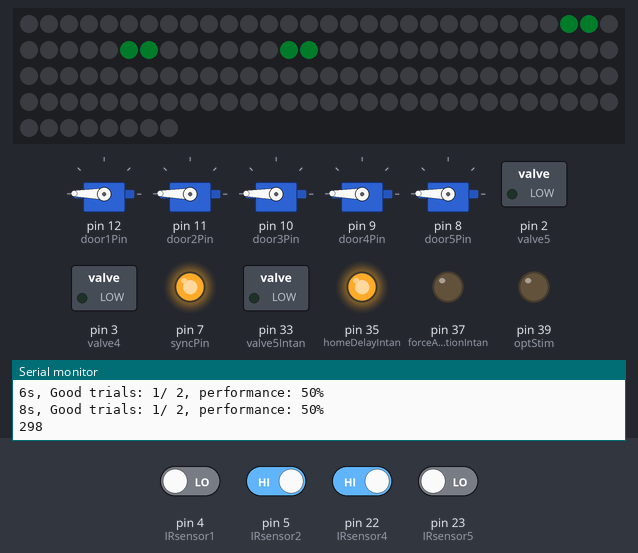
This sketch was run on a simulated Arduino Mega 2560, built with avr-gcc and run on an emulated ATmega2560. On the bench: 5 × servo, 128 RGB LEDs in strip order, left to right, continuing on the next row, switched loads named in the sketch (green lamp = pin HIGH), output pins drawn as LEDs (lit = HIGH), the last lines printed to the serial monitor. Inputs (shaded band) come from the test bench; at power-on: pin 5 (IRsensor2), pin 22 (IRsensor4) HIGH, pin 4 (IRsensor1), pin 23 (IRsensor5) LOW. Dim RGB values are drawn brighter than linear; random numbers use the default seed unless the sketch sets one; pins used as bus, display or sensor lines are not drawn.

Above: at 10.9 s.
11.0 s: pin 22 (IRsensor4) driven LOW
At 17.4 s:
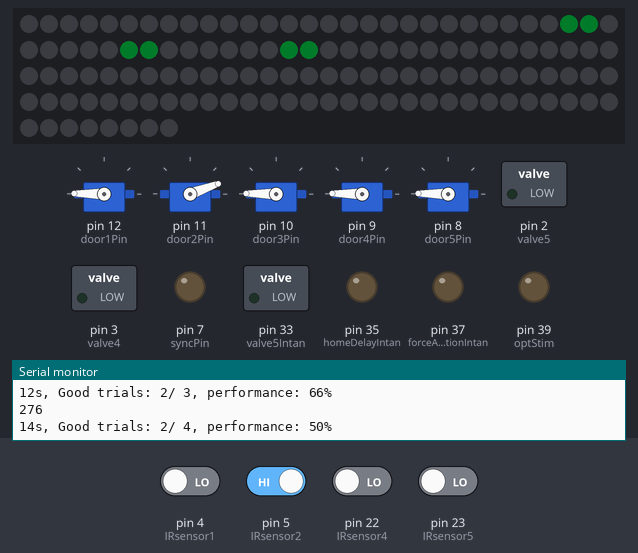
21.5 s: pin 5 (IRsensor2) driven LOW
At 24.7 s:
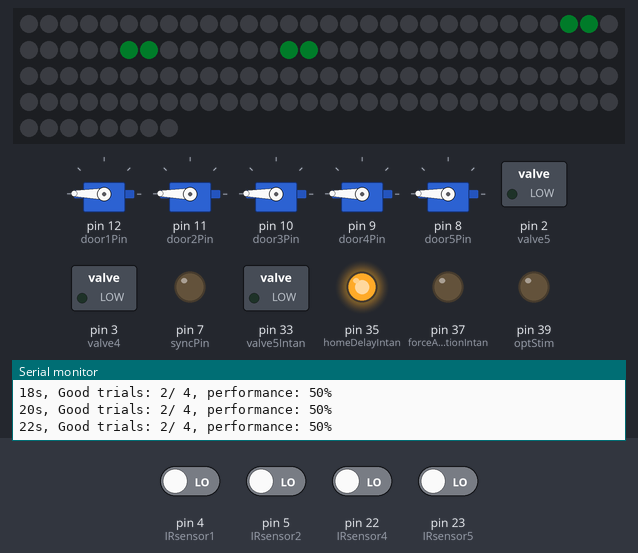
28.0 s: pin 22 (IRsensor4) driven HIGH
At 34.7 s:
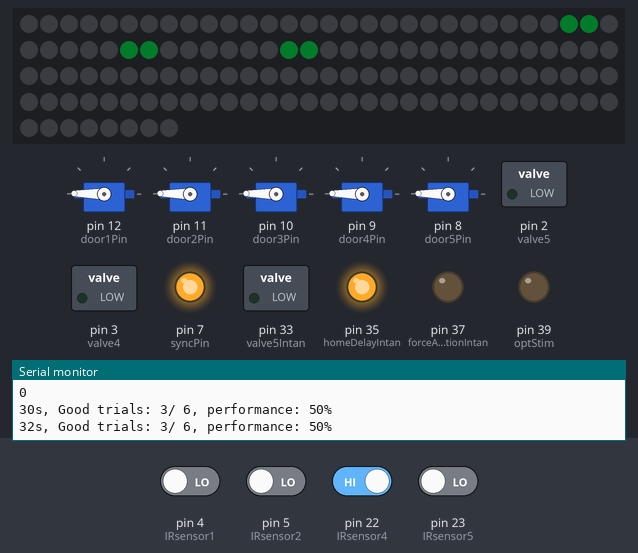
38.0 s: pin 4 (IRsensor1) driven HIGH
At 42.7 s:
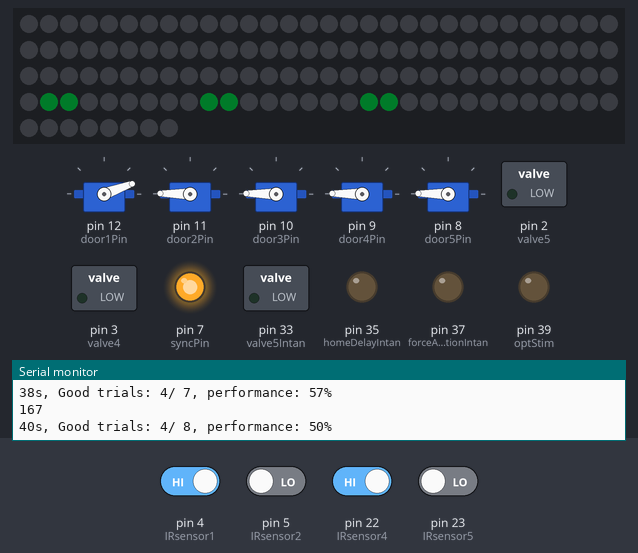
48.9 s: pin 4 (IRsensor1) driven LOW
At 50.5 s:
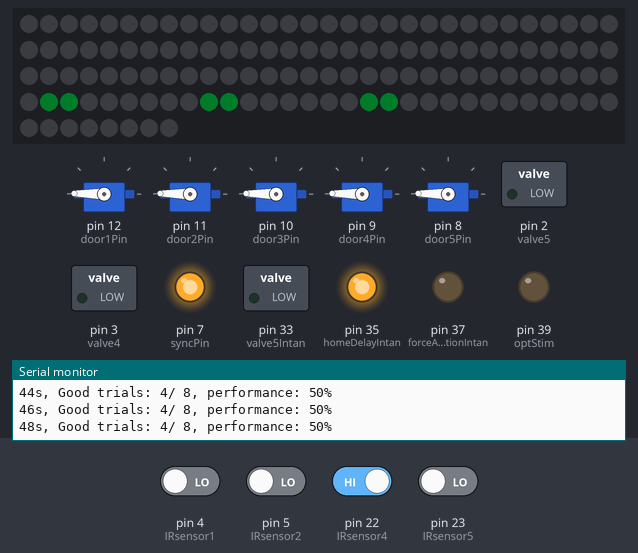
55.5 s: pin 23 (IRsensor5) driven HIGH
Timing chart, 0 to 67.4 s (numbered marks = the images above; inputs shaded):
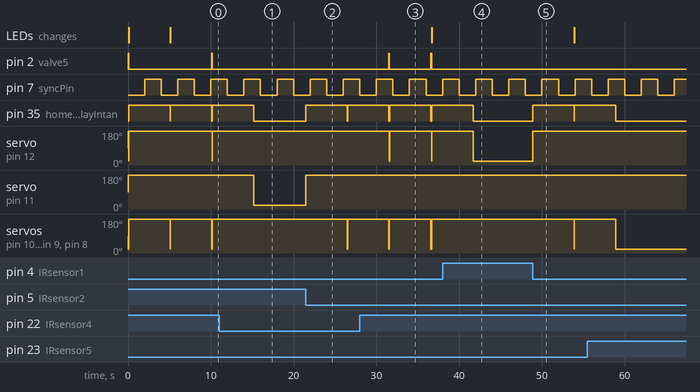

Measured:
- after the input at 11.0 s, servo on pin 11 (door2Pin): 179° → 20° after 4.2 s
- after the input at 21.5 s, pin 35 (homeDelayIntan): LOW → HIGH at once, → LOW 5.0 s later, → HIGH 0.01 s later; servo on pin 11 (door2Pin): 20° → 179° at once; servo on pin 10 (door3Pin), servo on pin 9 (door4Pin), servo on pin 8 (door5Pin): 179° → 20° after 5.0 s, → 179° 0.01 s later
- after the input at 28.0 s, pin 2 (valve5): alternates HIGH for 0.07 s and LOW for 5.0 s, starting after 3.5 s; servo on pin 12 (door1Pin): alternates 179° for 5.1 s and 20° for 0.01 s, starting after 3.6 s
- after the input at 38.0 s, servo on pin 12 (door1Pin): 179° → 20° after 3.7 s
- after the input at 48.9 s, pin 35 (homeDelayIntan): LOW → HIGH at once, → LOW 5.0 s later, → HIGH 0.01 s later; servo on pin 12 (door1Pin): 20° → 179° at once; servo on pin 10 (door3Pin), servo on pin 9 (door4Pin), servo on pin 8 (door5Pin): 179° → 20° after 5.0 s, → 179° 0.01 s later
- by itself, pin 2 (valve5): alternates HIGH for 0.07 s and LOW for 10.0 s
- by itself, pin 7 (syncPin): alternates HIGH for 2.0 s and LOW for 2.0 s
- by itself, servo on pin 10 (door3Pin), servo on pin 9 (door4Pin), servo on pin 8 (door5Pin): alternates 179° for 10.0 s and 20° for 0.07 s

The sketch:

Maze_Opto_CueSide_old.ino
```cpp
#include <Adafruit_NeoPixel.h>
#include <MsTimer2.h> // // Extrict control time library
#include <Servo.h>
Servo myServo;

// USER VARIABLES
int caudalR = 70; // time solenoid is open, in ms
int caudalL = 70; // time solenoid is open, in ms
int homeDelay = 5000; // minium 100ms, to be sure that is recorded!!!!
int optArm = 0; // 1 - optogenetics on right arm,
                // 2 - on left arm,
                // 3 - side arms
                // 4 - central arm
                // 5 - delay
                // 0 - No stimulation
int blocksSize = 0;// Blocks with forceAlternation

// IO P
const int syncPin = 7; // For Intan/ Camera sync
const int valve4 = 3; // For left solenoid
const int valve5 = 2; // For left solenoid

const int IRsensor1 = 4; // IR sensor 1
const int door1Pin = 12; // Servo motor 1

const int IRsensor2 = 5; // IR sensor 2
const int door2Pin = 11; // Servo motor 2

const int door3Pin = 10; // Servo motor 3

const int IRsensor4 = 22; // IR sensor 4
const int door4Pin = 9; // Servo motor 4

const int IRsensor5 = 23; // IR sensor 5
const int door5Pin = 8; // Servo motor 5

const int valve4Intan = 31; // output for intan 2
const int valve5Intan = 33; // output for intan pin 3
const int homeDelayIntan = 35; // intan pin 4
const int forceAlternationIntan = 37; // intan pin 5
const int cueSide = 30; // intan pin 6

const int optStim = 39; //intan pin 6

boolean syncState = 0; // Sync state
boolean valveLeftState = 0; // Valve left on/off
const int openDoor = 20; // Parameters for servo doors
const int closeDoor = 179;
boolean firstTrial = true;

// LED matrix parameters
#define PIN 52    // in pin
#define ROW_16

// MASK DEFINITION
#define ROW_SIZE 16
byte maskLeft[][ROW_SIZE] = {
  {0,0,0,0,0,0,0,0,
   0,0,0,0,0,0,0,0},
  {0,0,0,0,0,0,0,0,
   0,0,0,1,1,0,0,0},
  {0,0,0,1,1,0,0,0,
   0,0,0,1,1,0,0,0},
  {0,0,0,0,0,0,0,0,
   0,0,0,0,0,0,0,0},

  {0,0,0,0,0,0,0,0,
   0,0,0,0,0,0,0,0},
  {0,0,0,0,0,0,0,0,
   0,0,0,0,0,0,0,0},
  {0,0,0,0,0,0,0,0,
   0,0,0,0,0,0,0,0},
  {0,0,0,0,0,0,0,0,
   0,0,0,0,0,0,0,0}
  };
 int colorMaskLeft[3]={50, 200, 100};

 byte maskRight[][ROW_SIZE] = {
  {0,0,0,0,0,0,0,0,
   0,0,0,0,0,0,0,0},
  {0,0,0,0,0,0,0,0,
   0,0,0,0,0,0,0,0},
  {0,0,0,0,0,0,0,0,
   0,0,0,0,0,0,0,0},
  {0,0,0,0,0,0,0,0,
   0,0,0,0,0,0,0,0},

   {0,0,0,0,0,0,0,0,
   0,0,0,0,0,0,0,0},
  {0,0,0,0,0,0,0,0,
   0,0,0,1,1,0,0,0},
  {0,0,0,1,1,0,0,0,
   0,0,0,1,1,0,0,0},
  {0,0,0,0,0,0,0,0,
   0,0,0,0,0,0,0,0}};

 int colorMaskRight[3]={50, 200, 100};

 byte empty[][ROW_SIZE] = {
  {0,0,0,0,0,0,0,0,
   0,0,0,0,0,0,0,0},
  {0,0,0,0,0,0,0,0,
   0,0,0,0,0,0,0,0},
  {0,0,0,0,0,0,0,0,
   0,0,0,0,0,0,0,0},
  {0,0,0,0,0,0,0,0,
   0,0,0,0,0,0,0,0},

  {0,0,0,0,0,0,0,0,
   0,0,0,0,0,0,0,0},
  {0,0,0,0,0,0,0,0,
   0,0,0,0,0,0,0,0},
  {0,0,0,0,0,0,0,0,
   0,0,0,0,0,0,0,0},
  {0,0,0,0,0,0,0,0,
   0,0,0,0,0,0,0,0}
  };

Adafruit_NeoPixel matrix = Adafruit_NeoPixel(128, PIN, NEO_GRB + NEO_KHZ800);
long cueSideNumber; // 0 is left, 1 is right

// state variables
int sideTrial;

const boolean aMouse = LOW;
const boolean noMouse = HIGH;
boolean forceAlternation = false; // not a parameter in cue version

int state = -1; // 0  is starting a new trial

long int timeCounter = 0;
int rTrial = 0;
int lTrial = 0;
int goodTrial = 0;
int blocksCount = 0;
boolean stimTrial = false;

Servo servo1;
Servo servo2;
Servo servo3;
Servo servo4;
Servo servo5;

void setup() {
  // OUTPUTS
  pinMode(syncPin, OUTPUT);
  pinMode(valve4, OUTPUT);
  pinMode(valve5, OUTPUT);
  pinMode(valve4Intan, OUTPUT); digitalWrite(valve4Intan, LOW);
  pinMode(valve5Intan, OUTPUT); digitalWrite(valve5Intan, LOW);
  pinMode(homeDelayIntan, OUTPUT); digitalWrite(homeDelayIntan, LOW);
  pinMode(forceAlternationIntan, OUTPUT);
  pinMode(optStim, OUTPUT); digitalWrite(optStim, LOW);

  servo1.attach(door1Pin);
  servo2.attach(door2Pin);
  servo3.attach(door3Pin);
  servo4.attach(door4Pin);
  servo5.attach(door5Pin);

  // INPUTS
  pinMode(IRsensor1,INPUT); //IR1 input
  pinMode(IRsensor2,INPUT); //IR2 input
  pinMode(IRsensor4,INPUT); //IR2 input
  pinMode(IRsensor5,INPUT); //IR2 input

  Serial.begin(9600); //Start serial communication boud rate at 9600
  Serial.flush();

  // MsTimer setup, running every 1000 ms
  MsTimer2::set(2000,flash); // run flash every 1000 ms
  MsTimer2::start(); //enable the interrupt

  // LED matrix
  matrix.begin();
  matrix.show(); // Initialize all pixels to 'off'

  randomSeed(analogRead(15));
  // Initial cue
 sideTrial = changeCue();
}

void loop() {
  if (state == 0)  {// if newTrial 0, 1 or 2, check sensors
    if(digitalRead(IRsensor4) == aMouse){ // ANIMAL GO RIGHT
      digitalWrite(valve4Intan, HIGH); delay(1) ;digitalWrite(valve4Intan, LOW);
      if (sideTrial == true) {// if right cue is present
         digitalWrite(valve4, HIGH); delay(caudalR); digitalWrite(valve4, LOW);
         goodTrial = goodTrial + 1;
      }
      if (optArm == 1 || optArm ==3) {// Start stim on the right arm
        digitalWrite(optStim, stimTrial);
        } else {digitalWrite(optStim, LOW);}
      rTrial = rTrial + 1;
      // CLOSE LEFT AND STEAM, AND DOOR 1
      servo1.write(closeDoor);
      servo3.write(closeDoor);
      servo4.write(closeDoor);
      servo5.write(closeDoor);
      // OPEN 2 AND LEFT
      servo2.write(openDoor);
      //servo5.write(openDoor);
      sideTrial = changeCue();
      state = 1; // right!!
      }
    else if (digitalRead(IRsensor5) == aMouse) { // ANIMAL GO LEFT
      digitalWrite(valve5Intan, HIGH); delay(1) ;digitalWrite(valve5Intan, LOW);
      if (sideTrial == false) {// if left cue is present
        digitalWrite(valve5, HIGH); delay(caudalL); digitalWrite(valve5, LOW);
        goodTrial = goodTrial + 1;
      }
      if (optArm == 2 || optArm == 3){// Start stim on the left arm
        digitalWrite(optStim, stimTrial);
      } else {digitalWrite(optStim, LOW);}
      lTrial = lTrial + 1;
      // CLOSE RIGHT AND STEAM, AND DOOR 2
      servo2.write(closeDoor);
      servo3.write(closeDoor);
      servo4.write(closeDoor);
      servo5.write(closeDoor);
      // OPEN 2 AND LEFT
      servo1.write(openDoor);
      //servo4.write(openDoor);
      sideTrial = changeCue();
      state = 2; // left
      }
    else {
  }}

  else if (state == 1) { // if animal comes from right
    if (digitalRead(IRsensor2) == aMouse){ // when detected
       servo2.write(closeDoor);
       // servo4.write(closeDoor);
       // servo5.write(openDoor);
       digitalWrite(homeDelayIntan, HIGH);
       digitalWrite(optStim, LOW);
       if (optArm == 5){// Start stim on the delay
          digitalWrite(optStim, stimTrial);
       } else {digitalWrite(optStim, LOW);}
       delay(homeDelay);
       state = -1;
  }}
  else if (state == 2) {  // if animal comes from left
    if (digitalRead(IRsensor1) == aMouse){ // when detected
       servo1.write(closeDoor);
       // servo5.write(closeDoor);
       // servo4.write(openDoor);
       digitalWrite(homeDelayIntan, HIGH);
       if (optArm == 5){// Start stim on the delay
          digitalWrite(optStim, stimTrial);
       } else {digitalWrite(optStim, LOW);}
       delay(homeDelay);
       state = -1;
  }}
  else if (state == -1) { // starting new
    digitalWrite(homeDelayIntan, LOW);
    servo3.write(openDoor);
    state = 0;
    if (optArm == 4){// Start stim on the right arm
      digitalWrite(optStim, stimTrial);
    } else {digitalWrite(optStim, LOW);};

    if (blocksCount <= blocksSize && blocksSize > 0) {
      forceAlternation = true;
      blocksCount = blocksCount + 1;
      if (sideTrial == true){
        servo4.write(openDoor);
        servo5.write(closeDoor);
      } else {
        servo4.write(closeDoor);
        servo5.write(openDoor);
      }
    }
    else {
      forceAlternation = false;
      }

    if (firstTrial==true) {
      digitalWrite(optStim, LOW);
      servo1.write(closeDoor);
      servo2.write(closeDoor);
      firstTrial = false;
      }

    digitalWrite(forceAlternationIntan, forceAlternation);
    if (forceAlternation == false) {
      servo4.write(openDoor);
      servo5.write(openDoor);
      }
    }
}

void flash(){
  syncState = !syncState;
  digitalWrite(syncPin, syncState);
  Serial.print(timeCounter);
  timeCounter = timeCounter + 2;
  Serial.print("s, Good trials: ");
  Serial.print(goodTrial);
  Serial.print("/ ");
  Serial.print(rTrial + lTrial);
  Serial.print(", performance: ");
  Serial.print(100*goodTrial/(rTrial + lTrial));
  Serial.println("%");
}

void maskedColorWipe(uint8_t wait, uint32_t color, uint8_t brightness, uint8_t shift, byte mask[][ROW_SIZE]) {
  uint16_t i, j;

  for(i=0; i<matrix.numPixels(); i++) {
    if (drawGivenMask(i / ROW_SIZE, i % ROW_SIZE, shift, mask)){
      matrix.setBrightness(brightness);
      matrix.setPixelColor(i, color);
    }else{
      matrix.setPixelColor(i, 0);
    }
  }

  matrix.show();
  delay(wait);
}

boolean drawGivenMask(int row, int col, int shift, byte mask[][ROW_SIZE]){
  #ifdef FLIPMODE
  if (row & 1) {
    col = ROW_SIZE - (col + 1);
  }
  #endif
  col = (col + shift) % ROW_SIZE;

  if (mask[row][col] & 1){
    return true;
  }
  return false;
}

boolean changeCue(){
  cueSideNumber = random(300);
  Serial.println(cueSideNumber);
  if ( (cueSideNumber % 2) == 0){
    uint32_t color = matrix.Color(colorMaskLeft[0],colorMaskLeft[1],colorMaskLeft[2]);
    maskedColorWipe(1, color, 3, 0, maskLeft);
    digitalWrite(cueSide, LOW);
    return false;

  } else {
    uint32_t color = matrix.Color(colorMaskRight[0],colorMaskRight[1],colorMaskRight[2]);
    maskedColorWipe(1, color, 3, 0, maskRight);
    digitalWrite(cueSide, HIGH);
    return true;
  }
}
```
